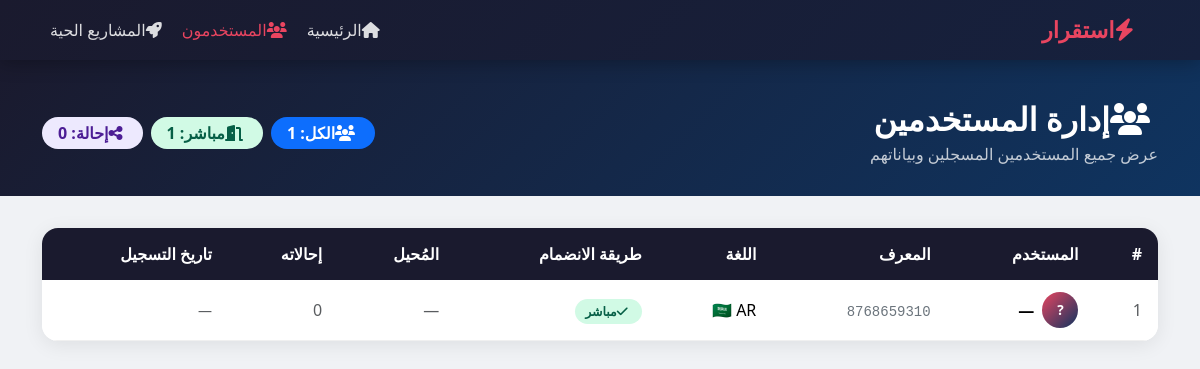
The app's page /dashboard, older data.
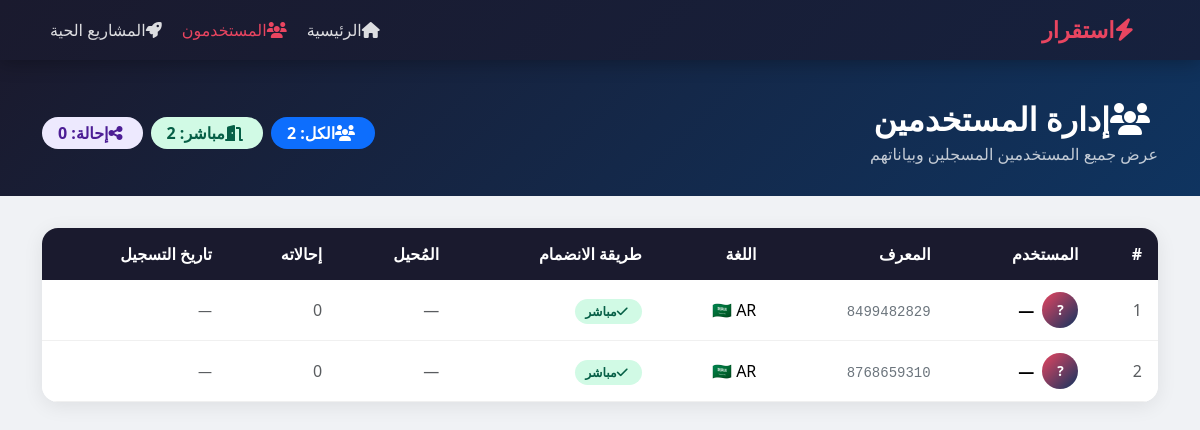
The same page, newer data.
### tables this page shows
CREATE TABLE users (
            user_id     INTEGER PRIMARY KEY,
            name        TEXT,
            username    TEXT,
            lang        TEXT DEFAULT 'ar',
            sessions    INTEGER DEFAULT 0,
            referred_by INTEGER,
            referral_count INTEGER DEFAULT 0,
            join_type   TEXT DEFAULT 'direct',
            joined_at   TEXT
        , selected_categories TEXT DEFAULT '', feed_started_at TEXT);

### run.py (the view)
@app.get("/dashboard", response_class=HTMLResponse)
def dashboard(request: Request):
    users = get_all_users()
    stats = get_stats()
    return templates.TemplateResponse("dashboard.html", {
        "request": request,
        "users": users,
        "stats": stats,
    })

### app/database/db.py (called while the page is built)
def get_conn():
    conn = sqlite3.connect(DB_PATH)
    conn.row_factory = sqlite3.Row
    return conn

def get_all_users():
    conn = get_conn()
    rows = conn.execute("""
        SELECT u.user_id, u.name, u.username, u.lang, u.sessions,
               u.join_type, u.referral_count, u.joined_at,
               r.name AS referred_by_name
        FROM users u
        LEFT JOIN users r ON u.referred_by = r.user_id
        ORDER BY u.joined_at DESC
    """).fetchall()
    conn.close()
    return [dict(r) for r in rows]

def get_stats():
    conn = get_conn()
    total    = conn.execute("SELECT COUNT(*) FROM users").fetchone()[0]
    direct   = conn.execute("SELECT COUNT(*) FROM users WHERE join_type = 'direct'").fetchone()[0]
    referral = conn.execute("SELECT COUNT(*) FROM users WHERE join_type = 'referral'").fetchone()[0]
    conn.close()
    return {"total": total, "direct": direct, "referral": referral}

### templates/dashboard.html (shortened to what this page needs)
{% extends "base.html" %}
{% block content %}
<div class="page-header">
    <div class="container">
        <div class="d-flex align-items-center justify-content-between flex-wrap gap-3">
            <div>
                <h2 class="fw-bold mb-1"><i class="fas fa-users me-2"></i>إدارة المستخدمين</h2>
                <p class="opacity-75 mb-0">عرض جميع المستخدمين المسجلين وبياناتهم</p>
            </div>
            <div class="d-flex gap-2 flex-wrap">
                <span class="badge bg-primary rounded-pill px-3 py-2 fs-6">
                    <i class="fas fa-users me-1"></i>الكل: {{ stats.total }}
                </span>
                <span class="badge rounded-pill px-3 py-2 fs-6" style="background:#d1fae5; color:#065f46;">
                    <i class="fas fa-door-open me-1"></i>مباشر: {{ stats.direct }}
                </span>
                <span class="badge rounded-pill px-3 py-2 fs-6" style="background:#ede9fe; color:#4c1d95;">
                    <i class="fas fa-share-alt me-1"></i>إحالة: {{ stats.referral }}
                </span>
            </div>
        </div>
    </div>
</div>
<div class="container pb-5">
    {% if users %}
    <div class="card table-card">
        <div class="table-responsive">
            <table class="table mb-0">
                <thead>
                    <tr>
                        <th>#</th>
                        <th>المستخدم</th>
                        <th>المعرف</th>
                        <th>اللغة</th>
                        <th>طريقة الانضمام</th>
                        <th>المُحيل</th>
                        <th>إحالاته</th>
                        <th>تاريخ التسجيل</th>
                    </tr>
                </thead>
                <tbody>
                    {% for u in users %}
                    <tr>
                        <td class="text-muted">{{ loop.index }}</td>
                        <td>
                            <div class="d-flex align-items-center">
                                <div class="user-avatar">
                                    {{ (u.name or '?')[0] | upper }}
                                </div>
                                <div>
                                    <div class="fw-semibold">{{ u.name or '—' }}</div>
                                </div>
                            </div>
                        </td>
                        <td>
                            <code class="text-secondary">{{ u.user_id }}</code>
                        </td>
                        <td>
                            {% if u.lang == 'ar' %}
                            <span title="العربية">🇸🇦 AR</span>
                            {% else %}
                            <span title="English">🇺🇸 EN</span>
                            {% endif %}
                        </td>
                        <td>
                            {% if u.join_type == 'referral' %}
                            <span class="badge-referral">
                                <i class="fas fa-share-alt me-1"></i>إحالة
                            </span>
                            {% else %}
                            <span class="badge-direct">
                                <i class="fas fa-check me-1"></i>مباشر
                            </span>
                            {% endif %}
                        </td>
                        <td>
                            {% if u.referred_by_name %}
                            <span class="text-purple fw-semibold">{{ u.referred_by_name }}</span>
                            {% else %}
                            <span class="text-muted">—</span>
                            {% endif %}
                        </td>
                        <td>
                            {% if u.referral_count > 0 %}
                            <span class="fw-bold" style="color:#7c3aed;">
                                <i class="fas fa-users me-1"></i>{{ u.referral_count }}
                            </span>
                            {% else %}
                            <span class="text-muted">0</span>
                            {% endif %}
                        </td>
                        <td>
                            <span class="text-muted small">
                                {{ u.joined_at[:16].replace('T', ' ') if u.joined_at else '—' }}
                            </span>
                        </td>
                    </tr>
                    {% endfor %}
                </tbody>
            </table>
        </div>
    </div>
    {% else %}
    <div class="text-center py-5">
        <i class="fas fa-user-slash fs-1 text-muted mb-3 d-block"></i>
        <h5 class="text-muted">لا يوجد مستخدمون مسجلون بعد</h5>
        <p class="text-muted">سيظهر المستخدمون هنا بعد تفاعلهم مع البوت</p>
    </div>
    {% endif %}
</div>
{% endblock %}

### templates/base.html (shortened to what this page needs)
<!DOCTYPE html>
<html lang="ar" dir="rtl">
<head>
    <link href="https://cdn.jsdelivr.net/npm/bootstrap@5.3.2/dist/css/bootstrap.min.css" rel="stylesheet">
    <link href="https://cdnjs.cloudflare.com/ajax/libs/font-awesome/6.5.0/css/all.min.css" rel="stylesheet">
</head>
<body>
<nav class="navbar navbar-expand-lg">
    <div class="container">
        <a class="navbar-brand" href="/">
            <i class="fas fa-bolt me-2"></i>استقرار
        </a>
        <div class="collapse navbar-collapse" id="navMenu">
            <ul class="navbar-nav me-auto">
                <li class="nav-item">
                    <a class="nav-link {% if request.url.path == '/' %}active{% endif %}" href="/">
                        <i class="fas fa-home me-1"></i>الرئيسية
                    </a>
                </li>
                <li class="nav-item">
                    <a class="nav-link {% if request.url.path == '/dashboard' %}active{% endif %}" href="/dashboard">
                        <i class="fas fa-users me-1"></i>المستخدمون
                    </a>
                </li>
                <li class="nav-item">
                    <a class="nav-link {% if request.url.path == '/projects' %}active{% endif %}" href="/projects">
                        <i class="fas fa-rocket me-1"></i>المشاريع الحية
                    </a>
                </li>
            </ul>
        </div>
    </div>
</nav>
{% block content %}{% endblock %}
</body>
</html>

### templates/base.html (style rules this page uses)
body { font-family: 'Segoe UI', Tahoma, Geneva, Verdana, sans-serif; background: #f0f2f5; color: #1a1a2e; }
.navbar { background: linear-gradient(135deg, #1a1a2e 0%, #16213e 100%); box-shadow: 0 2px 20px rgba(0,0,0,0.3); }
.navbar-brand { font-weight: 700; font-size: 1.4rem; color: #e94560 !important; }
.nav-link { color: rgba(255,255,255,0.85) !important; transition: color 0.2s; }
.nav-link:hover, .nav-link.active { color: #e94560 !important; }
.badge-direct { background: #d1fae5; color: #065f46; padding: 4px 10px; border-radius: 20px; font-size: 0.78rem; font-weight: 600; }
.table-card { border: none; border-radius: 16px; box-shadow: 0 4px 20px rgba(0,0,0,0.08); overflow: hidden; }
.table thead th { background: #1a1a2e; color: #fff; border: none; font-weight: 600; padding: 14px 16px; }
.table tbody tr { transition: background 0.15s; }
.table tbody td { padding: 12px 16px; vertical-align: middle; border-color: #f0f0f0; }
.user-avatar { width: 36px; height: 36px; border-radius: 50%; background: linear-gradient(135deg, #e94560, #0f3460); display: inline-flex; align-items: center; justify-content: center; color: white; font-weight: 700; font-size: 0.85rem; margin-left: 8px; }
.page-header { background: linear-gradient(135deg, #1a1a2e 0%, #0f3460 100%); color: white; padding: 40px 0 30px; margin-bottom: 32px; }

Row changes from the older to the newer data that the page shows:
added users: name "?", name "—", user_id "8499482829", lang "🇸🇦 AR", join_type "direct" (drawn), referral_count "0", joined_at "—"
Text that changed along with them:
{{ stats.total }}: "1" → "2"
{{ stats.direct }}: "1" → "2"
